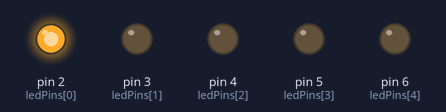
Recording of a sketch running on a simulated Arduino Uno, built with avr-gcc and run on an emulated ATmega328P. Parts: output pins drawn as LEDs (lit = HIGH).

Above: at 0.05 s.
At 0.65 s:
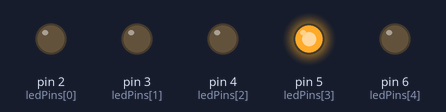
At 1.25 s:
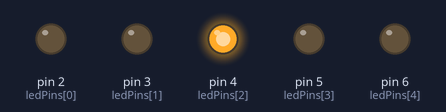
At 1.85 s:
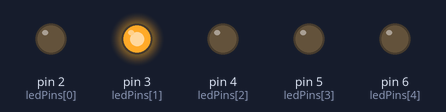
At 2.5 s:
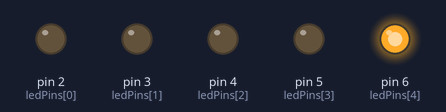
Timing chart, 0 to 3.0 s (numbered marks = the images above):
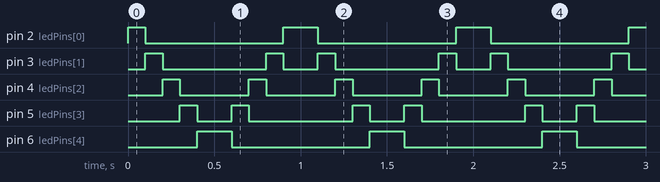

Measured:
- by itself, pin 2 (ledPins[0]): repeats every 1.0 s: LOW 0.80 s, HIGH 0.20 s
- by itself, pin 3 (ledPins[1]): repeats every 1.0 s: LOW 0.60 s, HIGH 0.10 s, LOW 0.20 s, HIGH 0.10 s
- by itself, pin 4 (ledPins[2]): alternates HIGH for 0.10 s and LOW for 0.40 s
- by itself, pin 5 (ledPins[3]): repeats every 1.0 s: LOW 0.20 s, HIGH 0.10 s, LOW 0.60 s, HIGH 0.10 s
- by itself, pin 6 (ledPins[4]): alternates HIGH for 0.20 s and LOW for 0.80 s

The sketch:

Project_05_Flowing_Water_Light.ino
```cpp
//**********************************************************************
byte ledPins[] = {2, 3, 4, 5, 6};
int ledCounts;

void setup() {
  ledCounts = sizeof(ledPins);
  for (int i = 0; i < ledCounts; i++) {
    pinMode(ledPins[i], OUTPUT);
  }
}

void loop() {
  for (int i = 0; i < ledCounts; i++) {
    digitalWrite(ledPins[i], HIGH);
    delay(100);
    digitalWrite(ledPins[i], LOW);
  }
  for (int i = ledCounts - 1; i > -1; i--) {
    digitalWrite(ledPins[i], HIGH);
    delay(100);
    digitalWrite(ledPins[i], LOW);
  }
}
//**********************************************************************
```
